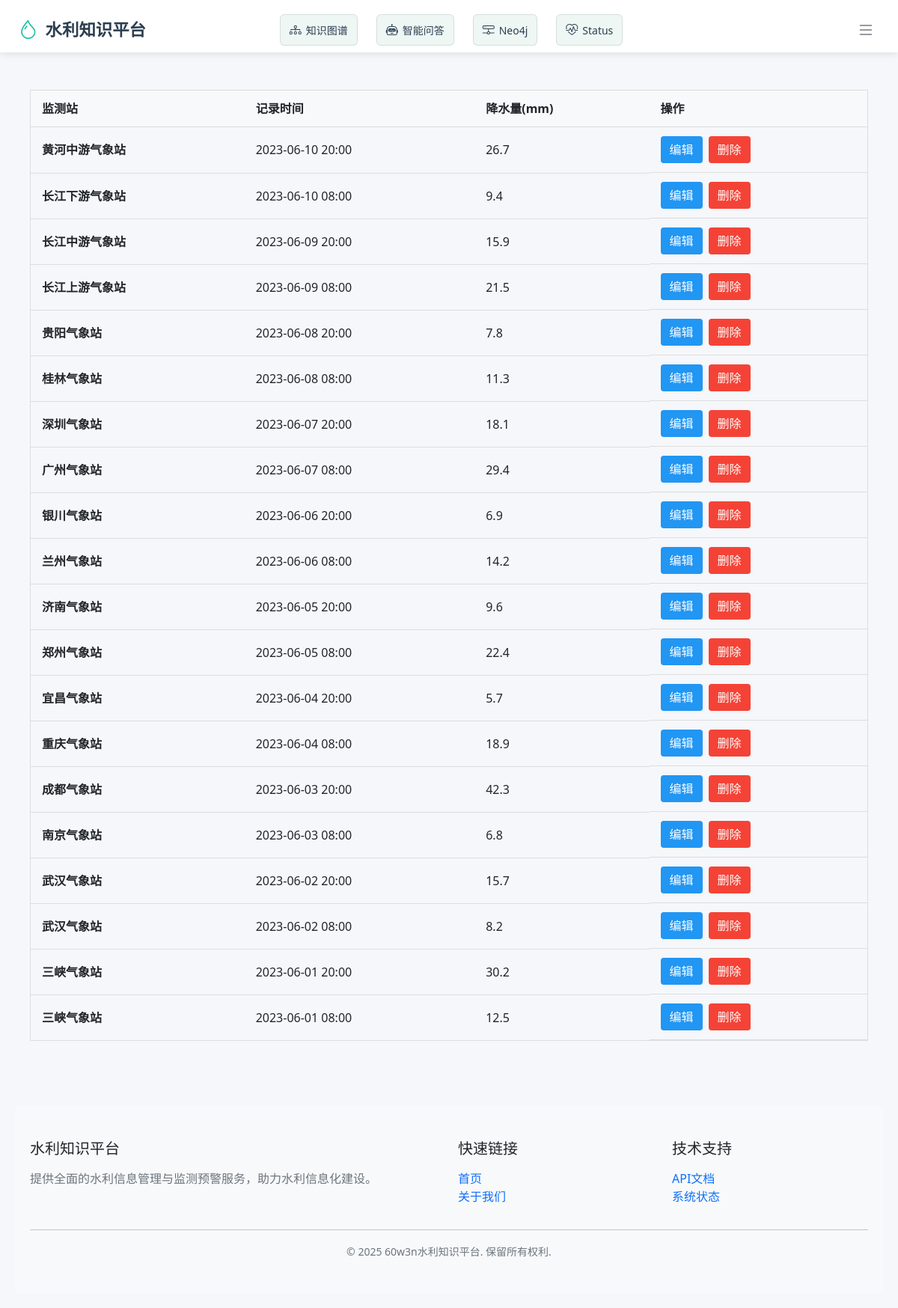
Screenshot of /precipitation/ with the database file from the repository.
### app/models.py (models this page shows, shortened)
class PrecipitationData(db.Model):
    __tablename__ = 'precipitation_data'
    precipitation_id = db.Column(db.Integer, primary_key=True, comment='降水记录ID')
    station_id = db.Column(
        db.Integer,
        db.ForeignKey('weather_stations.station_id', ondelete='CASCADE'),
        nullable=False,
        comment='关联气象站ID'
    )
    timestamp = db.Column(
        db.DateTime,
        default=datetime.utcnow,
        index=True,
        comment='记录时间'
    )
    amount = db.Column(
        db.Numeric(6, 2),
        nullable=False,
        comment='降雨量(mm)'
    )
    created_at = db.Column(db.DateTime, default=datetime.utcnow)  # 新增字段
    station = db.relationship(
        'WeatherStation',
        backref=db.backref('precipitation_data', lazy='dynamic', cascade='all, delete-orphan')
    )

class WeatherStation(db.Model):
    __tablename__ = 'weather_stations'
    station_id = db.Column(db.Integer, primary_key=True)
    name = db.Column(db.String(255), nullable=False)
    latitude = db.Column(db.Float, nullable=False)
    longitude = db.Column(db.Float, nullable=False)
    basin_id = db.Column(db.Integer, db.ForeignKey('basins.basin_id'), nullable=False)
    created_at = db.Column(db.DateTime, default=datetime.utcnow)  # 新增字段
    basin = db.relationship('Basin', back_populates='weather_stations')

### app/routes/precipitation.py (the view)
@precip_bp.route('/')
def list_precipitation():
    page = request.args.get('page', 1, type=int)
    station_id = request.args.get('station_id', type=int)
    date_filter = request.args.get('date', type=str)
    query = PrecipitationData.query.order_by(PrecipitationData.timestamp.desc())
    if station_id:
        query = query.filter_by(station_id=station_id)
    if date_filter:
        try:
            date_obj = datetime.strptime(date_filter, '%Y-%m-%d').date()
            query = query.filter(db.func.date(PrecipitationData.timestamp) == date_obj)
        except ValueError:
            flash('日期格式无效', 'warning')
    records = query.paginate(page=page, per_page=20)
    stations = WeatherStation.query.order_by(WeatherStation.name).all()
    return render_template('precipitation/list.html',
                           records=records,
                           stations=stations,
                           current_station_id=station_id,
                           current_date=date_filter)

### app/templates/precipitation/list.html (shortened to what this page needs)
{% extends "base.html" %}
{% block content %}
    <div class="table-container">
        <table class="data-table">
            <thead>
                <tr>
                    <th>监测站</th>
                    <th>记录时间</th>
                    <th>降水量(mm)</th>
                    <th>操作</th>
                </tr>
            </thead>
            <tbody>
                {% for record in records.items %}
                <tr>
                    <td>
                        <div class="relation-info">
                            <strong>{{ record.station.name }}</strong>
                        </div>
                    </td>
                    <td>{{ record.timestamp.strftime('%Y-%m-%d %H:%M') }}</td>
                    <td class="numeric">{{ "%.1f"|format(record.amount) }}</td>
                    <td class="actions">
                        <a href="{{ url_for('precip.edit_record', record_id=record.station_id) }}"
                           class="btn-edit">编辑</a>
                        <button class="btn-delete"
                                onclick="showDeleteModal('{{ record.id }}', '{{ record.station.name }}', '{{ record.timestamp.strftime('%Y-%m-%d %H:%M') }}')">
                            删除
                        </button>
                    </td>
                </tr>
                {% else %}
                <tr>
                    <td colspan="5" class="no-data">
                        <i class="bi bi-database-exclamation"></i> 暂无降水记录
                    </td>
                </tr>
                {% endfor %}
            </tbody>
        </table>
    </div>
{% endblock %}

### app/static/style.css (style rules this page uses)
body { font-family: Arial, sans-serif; line-height: 1.6; margin: 0; padding: 20px; color: #333; }
table { width: 100%; border-collapse: collapse; margin-bottom: 20px; }
table, th, td { border: 1px solid #ddd; }
th, td { padding: 12px; text-align: left; }
th { background-color: #f4f4f4; }
button, .btn { padding: 8px 15px; background: #007bff; color: white; border: none; border-radius: 4px; cursor: pointer; text-decoration: none; }
.table-container { overflow-x: auto; }
.data-table { width: 100%; border-collapse: collapse; }
.data-table th, .data-table td { padding: 12px 15px; text-align: left; border-bottom: 1px solid #ddd; }
.data-table th { background-color: #f8f9fa; font-weight: 600; }
.actions { display: flex; gap: 8px; }
.btn-edit { background-color: #2196f3; color: white; padding: 6px 12px; border-radius: 4px; text-decoration: none; }
.btn-delete { background-color: #f44336; color: white; padding: 6px 12px; border: none; border-radius: 4px; cursor: pointer; }
.relation-info { display: flex; align-items: center; gap: 5px; flex-wrap: wrap; }

### rows the page displays
PrecipitationData: station.name "黄河中游气象站", timestamp "2023-06-10 20:00", amount "26.7"
PrecipitationData: station.name "长江下游气象站", timestamp "2023-06-10 08:00", amount "9.4"
PrecipitationData: station.name "长江中游气象站", timestamp "2023-06-09 20:00", amount "15.9"
PrecipitationData: station.name "长江上游气象站", timestamp "2023-06-09 08:00", amount "21.5"
PrecipitationData: station.name "贵阳气象站", timestamp "2023-06-08 20:00", amount "7.8"
PrecipitationData: station.name "桂林气象站", timestamp "2023-06-08 08:00", amount "11.3"
PrecipitationData: station.name "深圳气象站", timestamp "2023-06-07 20:00", amount "18.1"
PrecipitationData: station.name "广州气象站", timestamp "2023-06-07 08:00", amount "29.4"
PrecipitationData: station.name "银川气象站", timestamp "2023-06-06 20:00", amount "6.9"
PrecipitationData: station.name "兰州气象站", timestamp "2023-06-06 08:00", amount "14.2"
PrecipitationData: station.name "济南气象站", timestamp "2023-06-05 20:00", amount "9.6"
PrecipitationData: station.name "郑州气象站", timestamp "2023-06-05 08:00", amount "22.4"
PrecipitationData: station.name "宜昌气象站", timestamp "2023-06-04 20:00", amount "5.7"
PrecipitationData: station.name "重庆气象站", timestamp "2023-06-04 08:00", amount "18.9"
PrecipitationData: station.name "成都气象站", timestamp "2023-06-03 20:00", amount "42.3"
PrecipitationData: station.name "南京气象站", timestamp "2023-06-03 08:00", amount "6.8"
PrecipitationData: station.name "武汉气象站", timestamp "2023-06-02 20:00", amount "15.7"
PrecipitationData: station.name "武汉气象站", timestamp "2023-06-02 08:00", amount "8.2"
PrecipitationData: station.name "三峡气象站", timestamp "2023-06-01 20:00", amount "30.2"
PrecipitationData: station.name "三峡气象站", timestamp "2023-06-01 08:00", amount "12.5"
